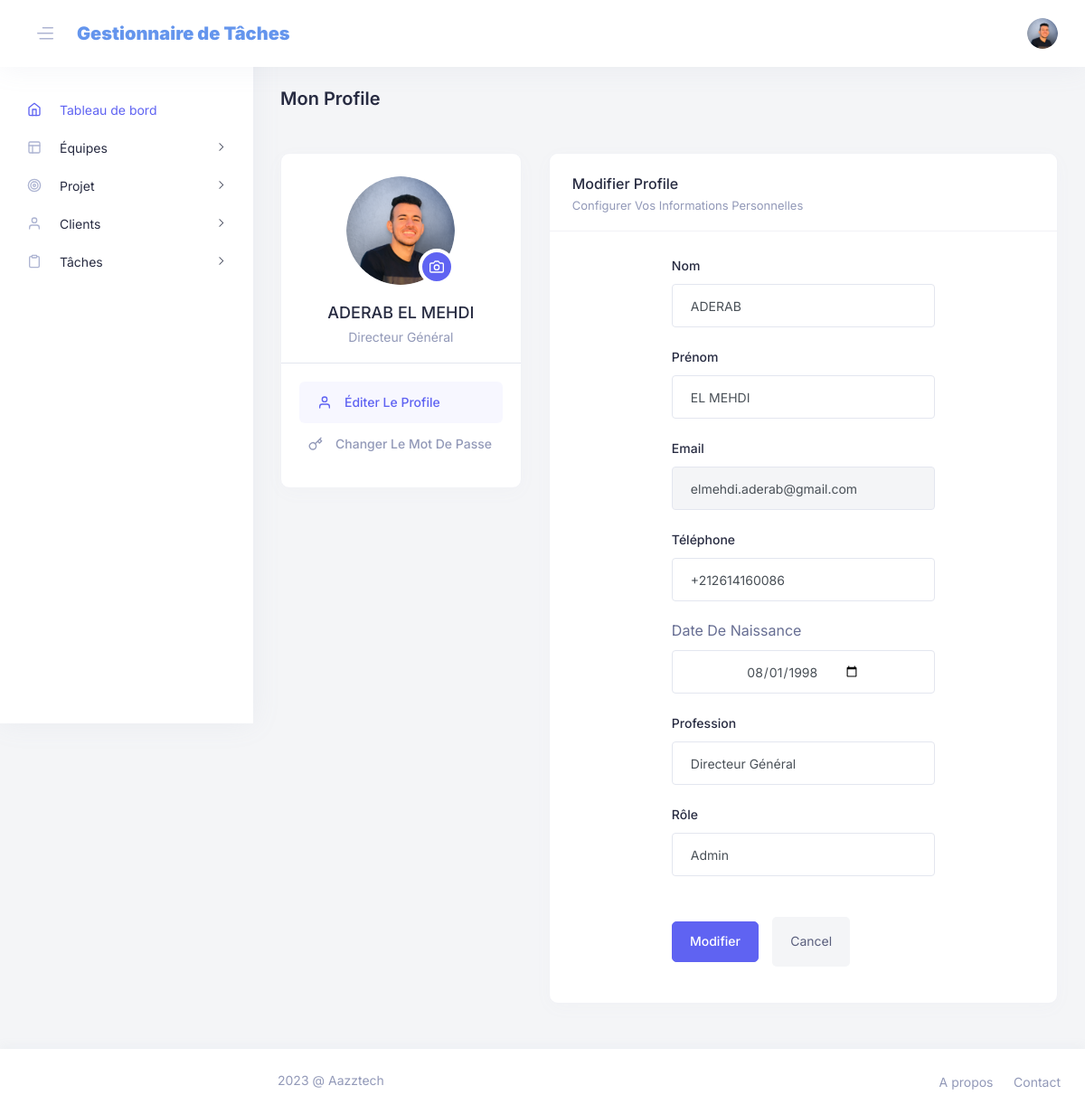
Page /profile.php (signed in) on the committed database.
### tables this page shows
CREATE TABLE IF NOT EXISTS `utilisateurs` (
  `id` int(11) NOT NULL AUTO_INCREMENT,
  `nom` varchar(25) NOT NULL,
  `prenom` varchar(25) NOT NULL,
  `profession` varchar(50) DEFAULT NULL,
  `date_naissance` date NOT NULL,
  `telephone` varchar(20) NOT NULL,
  `image` varchar(1000) DEFAULT NULL,
  `email` varchar(50) NOT NULL,
  `password` varchar(200) NOT NULL,
  `role` varchar(25) NOT NULL,
  `isDeleted` tinyint(1) DEFAULT '0',
  PRIMARY KEY (`id`)
);

### profile.php (the view, shortened to what this page needs)
<?php
include 'layout.php';
?>
<body class="layout-light side-menu overlayScroll">
    <main class="main-content">
        <div class="contents">
            <div class="profile-setting ">
                <div class="container-fluid">
                    <?php
                    $sql = "SELECT * from utilisateurs WHERE id = '{$_SESSION['id']}'";
                    $sql_run = mysqli_query($mysqli, $sql);
                    if (mysqli_num_rows($sql_run) > 0) {
                        while ($row = $sql_run->fetch_assoc()) {
                    ?>
                            <div class="row">
                                <div class="col-lg-12">
                                    <div class="breadcrumb-main">
                                        <h4 class="text-capitalize breadcrumb-title">Mon profile</h4>
                                    </div>
                                </div>
                                <div class="col-xxl-3 col-lg-4 col-sm-5">
                                    <div class="card mb-25 mt-25">
                                        <div class="card-body text-center p-0">
                                            <div class="account-profile border-bottom pt-25 px-25 pb-0 flex-column d-flex align-items-center ">
                                                <div class="ap-img mb-20 pro_img_wrapper">
                                                    <label for="file-upload">
                                                        <img class="ap-img__main rounded-circle wh-120" src="<?= $row['image'] ?>" alt="profile">
                                                        <span class="cross" id="remove_pro_pic">
                                                            <span data-feather="camera"></span>
                                                        </span>
                                                    </label>
                                                </div>
                                                <div class="ap-nameAddress pb-3">
                                                    <h5 class="ap-nameAddress__title"><?= $row['nom'] . ' ' . $row['prenom'] ?></h5>
                                                    <p class="ap-nameAddress__subTitle fs-14 m-0"><?= $row['profession'] ?></p>
                                                </div>
                                            </div>
                                            <div class="ps-tab p-20 pb-25">
                                                <div class="nav flex-column text-left" id="v-pills-tab" role="tablist" aria-orientation="vertical">
                                                    <a class="nav-link active" id="v-pills-home-tab" data-toggle="pill" href="#v-pills-home" role="tab" aria-controls="v-pills-home" aria-selected="true">
                                                        <span data-feather="user"></span>Éditer le profile</a>
                                                    <a class="nav-link" id="v-pills-profile-tab" data-toggle="pill" href="#v-pills-profile" role="tab" aria-controls="v-pills-profile" aria-selected="false">
                                                        <span data-feather="key"></span>Changer le mot de passe</a>
                                                </div>
                                            </div>
                                        </div>
                                    </div>
                                </div>
                                <div class="col-xxl-9 col-lg-8 col-sm-7">
                                    <div class="mb-50">
                                        <div class="tab-content" id="v-pills-tabContent">
                                            <div class="tab-pane fade  show active" id="v-pills-home" role="tabpanel" aria-labelledby="v-pills-home-tab">
                                                <div class="edit-profile mt-25">
                                                    <div class="card">
                                                        <div class="card-header px-sm-25 px-3">
                                                            <div class="edit-profile__title">
                                                                <h6>Modifier profile</h6>
                                                                <span class="fs-13 color-light fw-400">Configurer vos informations personnelles</span>
                                                            </div>
                                                        </div>
                                                        <div class="card-body">
                                                            <div class="row justify-content-center">
                                                                <div class="col-xxl-6 col-lg-8 col-sm-10">
                                                                    <div class="edit-profile__body mx-lg-20">
                                                                        <form action="" method="POST" enctype="multipart/form-data">
                                                                            <div class="form-group mb-20">
                                                                                <label for="nom">Nom</label>
                                                                                <input type="text" class="form-control" value="<?= $row['nom'] ?>" name="nom" id="nom">
                                                                            </div>
                                                                            <div class="form-group mb-20">
                                                                                <label for="prenom">Prénom</label>
                                                                                <input type="text" class="form-control" value="<?= $row['prenom'] ?>" name="prenom" id="prenom">
                                                                            </div>
                                                                            <div class="form-group mb-20">
                                                                                <label for="email">Email</label>
                                                                                <input type="text" class="form-control" value="<?= $row['email'] ?>" name="email" id="email" readonly>
                                                                            </div>
                                                                            <div class="form-group mb-20">
                                                                                <label for="telephone">Téléphone</label>
                                                                                <input type="text" class="form-control" value="<?= $row['telephone'] ?>" name="telephone" id="telephone">
                                                                            </div>
                                                                            <label>Date de naissance</label>
                                                                            <div class="form-group mb-20">
                                                                                <input type="date" name="datenaissance" id="datenaissance" value="<?php echo $row['date_naissance']; ?>" class="form-control ih-medium ip-gray radius-xs b-light px-15" placeholder="Date de naissance">
                                                                            </div>
                                                                            <div class="form-group mb-20">
                                                                                <label for="profession">Profession</label>
                                                                                <input type="text" class="form-control" value="<?= $row['profession'] ?>" name="profession" id="profession">
                                                                            </div>
                                                                            <div class="form-group mb-20">
                                                                                <label for="departement">Rôle</label>
                                                                                <input type="text" class="form-control" id="role" value="<?= $row['role'] ?>" name="role">
                                                                            </div>
                                                                            <div class="button-group d-flex flex-wrap pt-30 mb-15">
                                                                                <button type="submit" name="modifier" class="btn btn-primary btn-default btn-squared mr-15 text-capitalize">Modifier </button>
                                                                                <a href="index.php" class="btn btn-light btn-default btn-squared fw-400 text-capitalize">cancel
                                                                                </a>
                                                                            </div>
                                                                        </form>
                                                                    </div>
                                                                </div>
                                                            </div>
                                                        </div>
                                                    </div>
                                                </div>
                                            </div>
                                        </div>
                                    </div>
                                </div>
                            </div>
                    <?php }
                    } ?>
                </div>
            </div>
        </div>
        <?php require 'footer.php'; ?>
    </main>
</body>
</html>

### layout.php (shortened to what this page needs)
<?php
include 'connexion.php';
?>
<!doctype html>
<html lang="en" dir="ltr">
<head>
    <link rel="stylesheet" href="assets/vendor_assets/css/bootstrap/bootstrap.css">
    <link rel="stylesheet" href="assets/vendor_assets/css/daterangepicker.css">
    <link rel="stylesheet" href="assets/vendor_assets/css/fontawesome.css">
    <link rel="stylesheet" href="assets/vendor_assets/css/footable.standalone.min.css">
    <link rel="stylesheet" href="assets/vendor_assets/css/fullcalendar@5.2.0.css">
    <link rel="stylesheet" href="assets/vendor_assets/css/jquery-jvectormap-2.0.5.css">
    <link rel="stylesheet" href="assets/vendor_assets/css/jquery.mCustomScrollbar.min.css">
    <link rel="stylesheet" href="assets/vendor_assets/css/leaflet.css">
    <link rel="stylesheet" href="assets/vendor_assets/css/line-awesome.min.css">
    <link rel="stylesheet" href="assets/vendor_assets/css/magnific-popup.css">
    <link rel="stylesheet" href="assets/vendor_assets/css/MarkerCluster.css">
    <link rel="stylesheet" href="assets/vendor_assets/css/MarkerCluster.Default.css">
    <link rel="stylesheet" href="assets/vendor_assets/css/select2.min.css">
    <link rel="stylesheet" href="assets/vendor_assets/css/slick.css">
    <link rel="stylesheet" href="assets/vendor_assets/css/star-rating-svg.css">
    <link rel="stylesheet" href="assets/vendor_assets/css/trumbowyg.min.css">
    <link rel="stylesheet" href="assets/vendor_assets/css/wickedpicker.min.css">
    <link rel="stylesheet" href="style.css">
</head>
<body class="layout-light side-menu overlayScroll">
    <header class="header-top">
        <nav class="navbar navbar-light">
            <div class="navbar-left">
                <a href="" class="sidebar-toggle">
                    <img class="svg" src="img/svg/bars.svg" alt="img"></a>
                <a class="navbar-brand" href="index.php">
                    <h4 style="color:cornflowerblue;"><b>Gestionnaire de Tâches</b></h4>
                </a>
            </div>
            <div class="navbar-right">
                <ul class="navbar-right__menu">
                    <li class="nav-author">
                        <div class="dropdown-custom">
                        <?php
                                    $query = "SELECT * FROM utilisateurs WHERE id = '{$_SESSION['id']}'";
                                    $result = $mysqli->query($query);
                                    if ($result->num_rows == 1) {
                                        $row = $result->fetch_assoc();
                                    } else {
                                        echo "Invalid username or password. <a href='test.php'>Try again</a>";
                                    }
                                ?>
                            <a href="javascript:;" class="nav-item-toggle"><img src="<?php echo $row['image'] ?>" alt="" class="rounded-circle"></a>
                        </div>
                    </li>
                </ul>
            </div>
        </nav>
    </header>
        <aside class="sidebar-wrapper">
            <div class="sidebar sidebar-collapse" id="sidebar">
                <div class="sidebar__menu-group">
                    <ul class="sidebar_nav">
                        <li >
                            <a href="index.php" class="active">
                                <span data-feather="home" class="nav-icon"></span>
                                <span class="menu-text">Tableau de bord</span>
                            </a>
                        </li>
                        <?php
                                    $query = "SELECT * FROM utilisateurs WHERE id = '{$_SESSION['id']}' and role='Admin'";
                                    $result = $mysqli->query($query);
                                    if ($result->num_rows == 1) {
                                ?>
                        <li class="has-child">
                            <a href="#" class="">
                                <span data-feather="layout" class="nav-icon"></span>
                                <span class="menu-text">Équipes</span>
                                <span class="toggle-icon"></span>
                            </a>
                        </li>
                        <li class="has-child">
                            <a href="#" class="">
                                <span data-feather="target" class="nav-icon"></span>
                                <span class="menu-text">Projet</span>
                                <span class="toggle-icon"></span>
                            </a>
                        </li>
                        <li class="has-child">
                            <a href="#" class="">
                                <span data-feather="user" class="nav-icon"></span>
                                <span class="menu-text">Clients</span>
                                <span class="toggle-icon"></span>
                            </a>
                        </li>
                        <li class="has-child">
                            <a href="#" class="">
                                <span data-feather="clipboard" class="nav-icon"></span>
                                <span class="menu-text">Tâches</span>
                                <span class="toggle-icon"></span>
                            </a>
                        </li>
                        <?php }?>
                    </ul>
                </div>
            </div>
        </aside>
</body>
</html>

### rows in the picture
utilisateurs: image (picture), nom "ADERAB", prenom "EL MEHDI", profession "Directeur Général", email "elmehdi.aderab@gmail.com", telephone "+212614160086", datenaissance "08/01/1998", role "Admin"
